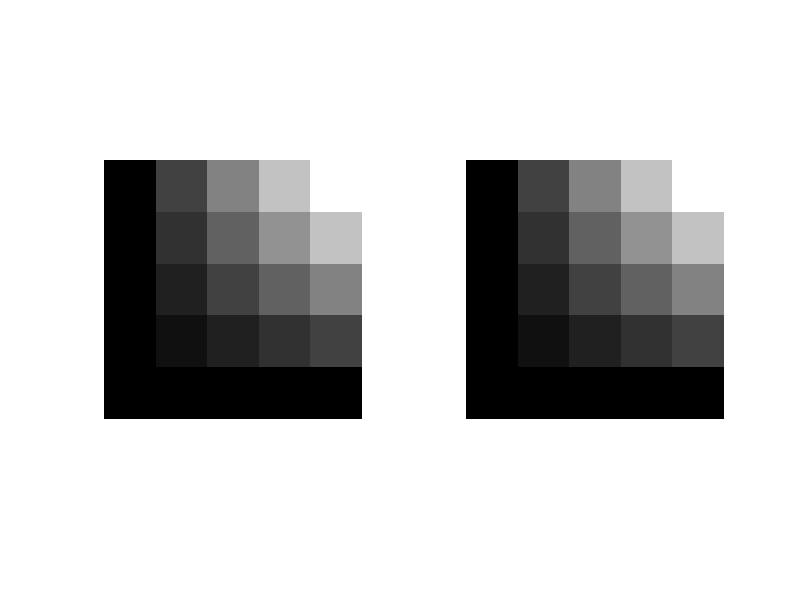

Here is the MATLAB script that generated this plot:
x = 0:0.25:1;
y = 0:0.25:1;
figure;
subplot(1,2,1)

f = (ones(1,length(y))-y)'*x
imshow(f,'InitialMagnification','fit')
f =round((f*255)./16)/16
subplot(1,2,2)
imshow(f,'InitialMagnification','fit')

